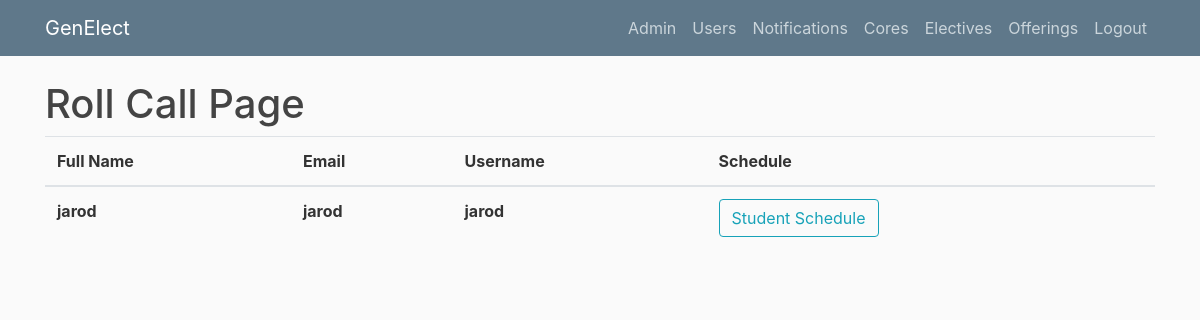
Page /coreroll/1 (signed in) on the committed database.
### genElect/models.py (models this page shows)
class Base(db.Model):
    __abstract__ = True
    id = db.Column(db.Integer, primary_key=True, autoincrement=True)
    date_created = db.Column(db.DateTime, default=db.func.current_timestamp())
    date_modified = db.Column(db.DateTime, default=db.func.current_timestamp(),
            onupdate=db.func.current_timestamp())

class CoreRegistrations(Base):
    __tablesname__ = 'registrations'
    user_id = db.Column(db.Integer, db.ForeignKey('users.id'), nullable=False)
    core_id = db.Column(db.Integer, db.ForeignKey('cores.id'), nullable=False)

class Users(Base, UserMixin):
    __tablename__ = 'users'
    username = db.Column(db.String(100), unique=True)
    full_name = db.Column(db.String(100))
    email = db.Column(db.String(100))
    role = db.Column(db.String(32), nullable=False)
    password = db.Column(db.String(128))
    registrations = db.relationship('Registrations', backref='user', lazy=True)
    core_registrations = db.relationship('CoreRegistrations', backref='user', lazy=True)
    completed_electives = db.relationship('Completions', backref='user', lazy=True)

### genElect/__init__.py (the view)
@app.route("/coreroll/<core_id>")
def coreroll(core_id):
    if current_user.is_authenticated and (current_user.role == "admin" or current_user.role == "instructor"):
        core = Cores.query.filter_by(id=core_id).first()
        if core:
            registrations = core.registrations
            return render_template('coreroll.html', registrations=registrations, title='Core Roll')
        else:
            return render_template('notfound.html')
    else:
        return render_template('denied.html')

### genElect/__init__.py (called while the page is built)
@login_manager.user_loader
def load_user(user_id):
    return Users.query.get(int(user_id))

### genElect/templates/coreroll.html
{% extends "layout.html" %}
{% block content %}
    <h1>Roll Call Page</h1>
	<table class="table">
	  <thead>
	    <tr>
	      <th scope="col">Full Name</th>
	      <th scope="col">Email</th>
	      <th scope="col">Username</th>
	      <th scope="col">Schedule</th>
	    </tr>
	  </thead>
	  <tbody>
	  	{% for registration in registrations %}
	    <tr>
	      <th scope="row">{{registration.user.full_name}}</th>
	      <th scope="row">{{registration.user.email}}</th>
	      <th scope="row">{{registration.user.username}}</th>
	      <th scope="row"><button type="button" onclick="window.location.href = '/schedule?user_id={{registration.user_id}}'" class="btn btn-outline-info">Student Schedule</button></th>
	    </tr>
	    {% endfor %}
	  </tbody>
	</table>
{% endblock content %}

### genElect/static/main.css (style rules this page uses)
body { background: #fafafa; color: #333333; margin-top: 5rem; }
h1, h2, h3, h4, h5, h6 { color: #444444; }

### rows in the picture
CoreRegistrations: user.full_name "jarod", user.email "jarod", user.username "jarod"
